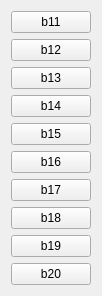
   <widget class="QWidget" name="layoutWidget">
    <property name="geometry">
     <rect>
      <x>640</x>
      <y>490</y>
      <width>77</width>
      <height>286</height>
     </rect>
    </property>
    <layout class="QVBoxLayout" name="GroupB2">
     <item>
      <widget class="QPushButton" name="pb31">
       <property name="text">
        <string>b11</string>
       </property>
      </widget>
     </item>
     <item>
      <widget class="QPushButton" name="pb32">
       <property name="text">
        <string>b12</string>
       </property>
      </widget>
     </item>
     <item>
      <widget class="QPushButton" name="pb33">
       <property name="text">
        <string>b13</string>
       </property>
      </widget>
     </item>
     <item>
      <widget class="QPushButton" name="pb34">
       <property name="text">
        <string>b14</string>
       </property>
      </widget>
     </item>
     <item>
      <widget class="QPushButton" name="pb35">
       <property name="text">
        <string>b15</string>
       </property>
      </widget>
     </item>
     <item>
      <widget class="QPushButton" name="pb36">
       <property name="text">
        <string>b16</string>
       </property>
      </widget>
     </item>
     <item>
      <widget class="QPushButton" name="pb37">
       <property name="text">
        <string>b17</string>
       </property>
      </widget>
     </item>
     <item>
      <widget class="QPushButton" name="pb38">
       <property name="text">
        <string>b18</string>
       </property>
      </widget>
     </item>
     <item>
      <widget class="QPushButton" name="pb39">
       <property name="text">
        <string>b19</string>
       </property>
      </widget>
     </item>
     <item>
      <widget class="QPushButton" name="pb40">
       <property name="text">
        <string>b20</string>
       </property>
      </widget>
     </item>
    </layout>
   </widget>
